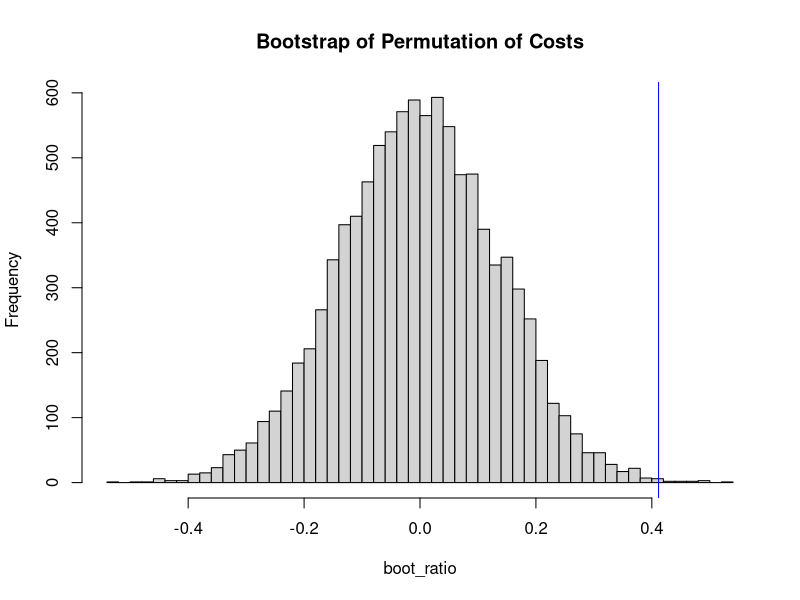

Write R code to recreate this figure.
## ---- chunk 1
knitr::opts_chunk$set(echo = TRUE, include = TRUE)

setwd("C:/Users/froelijo/dev/methods1/hw6")
procedure <- read.csv("ProcedureCost.csv")
## ---- chunk 2
observed <- mean(procedure[procedure$Procedure == 1,]$Cost) - mean(procedure[procedure$Procedure == 2,]$Cost)

n1 <- dim(procedure[procedure$Procedure == 1,])[1]
n2 <- dim(procedure[procedure$Procedure == 2,])[1]

B <- 10000

boot_ratio <- vector("double", B)

set.seed(8675309)

for (i in 1:B) {
  val1 <- sample(procedure$Cost, n1, replace = FALSE)
  val2 <- sample(procedure$Cost, n2, replace = FALSE)
  
  boot_ratio[i] <- mean(val1) - mean(val2)
}

hist(boot_ratio, main = "Bootstrap of Permutation of Costs", breaks = 50)
abline(
  v = mean(procedure[procedure$Procedure == 1,]$Cost) - mean(procedure[procedure$Procedure == 2,]$Cost),
  col = 'blue'
)
## ---- chunk 3
p_right <- (sum(boot_ratio >= observed) + 1) / (B + 1)
p_left <- (sum(boot_ratio <= -observed) + 1) / (B + 1)
